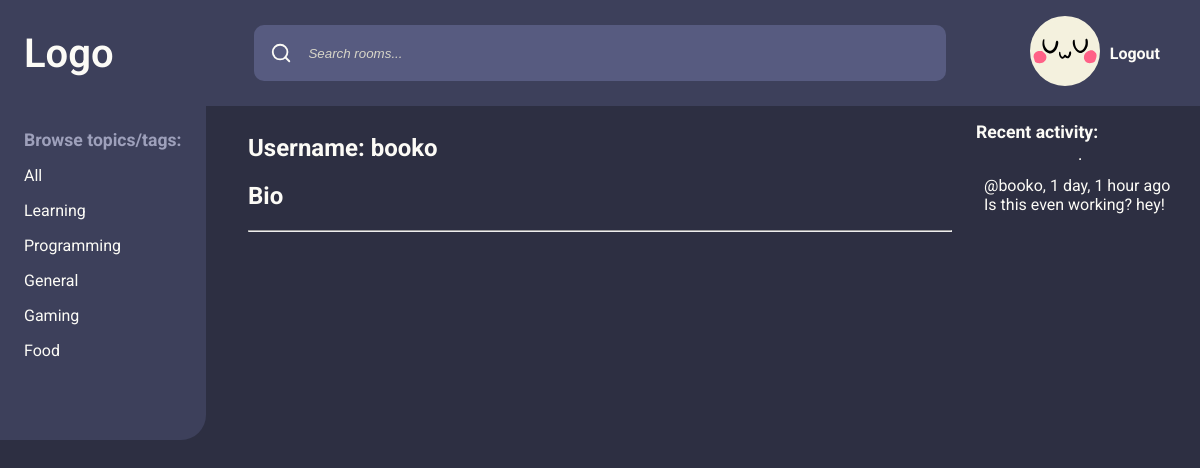
The app's page /user/booko/ (signed in), older data.
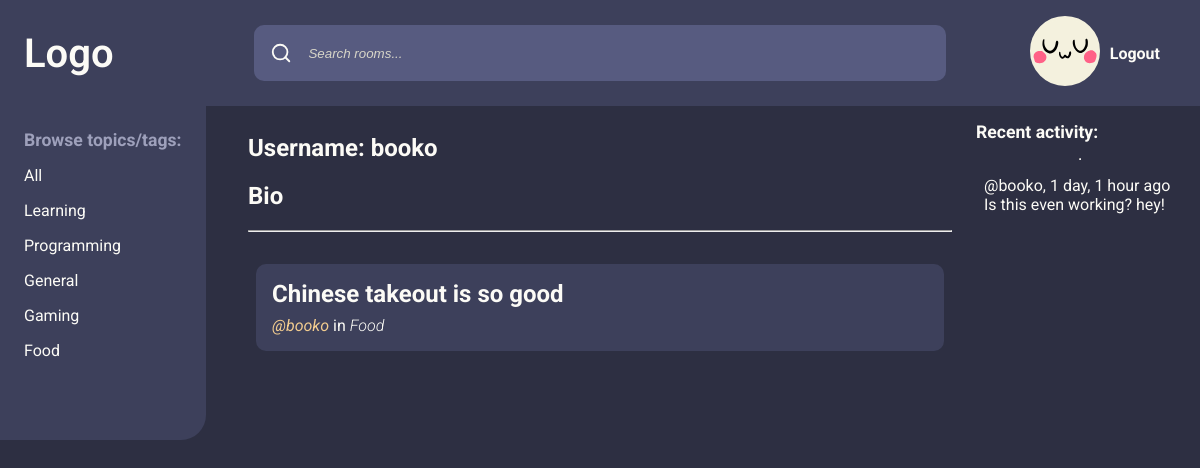
The same page, newer data.
### base/models.py (models this page shows, shortened)
class Topic(models.Model):
    name = models.CharField(max_length=200)

class Message(models.Model):
    user = models.ForeignKey(User, on_delete=models.CASCADE)
    room = models.ForeignKey(Room, on_delete=models.CASCADE)
    body = models.TextField()
    updated = models.DateTimeField(auto_now=True)
    created = models.DateTimeField(auto_now_add=True)
    class Meta:
        ordering: list[str] = ["-updated", "-created"]
    def __str__(self) -> str:
        return self.body[0:50]

class Room(models.Model):
    host = models.ForeignKey(User, on_delete=models.SET_NULL, null=True)
    topic = models.ForeignKey(Topic, on_delete=models.SET_NULL, null=True)
    name = models.CharField(max_length=200)
    description = models.TextField(null=True, blank=True)
    participants = models.ManyToManyField(User, related_name="participants", blank=True)
    updated = models.DateTimeField(auto_now=True)
    created = models.DateTimeField(auto_now_add=True)
    class Meta:
        ordering: list[str] = ["-updated", "-created"]

### base/views.py (the view)
# urls.py: path("user/<str:pk>/", views.userProfile, name="user-profile"),
def userProfile(request: HttpRequest, pk: str):
    user: User = User.objects.get(username=pk)
    if user == None:
        messages.error(
            request,
            f"Can't find username: {pk}. Are you sure you spelled it correctly?",
        )
    rooms = user.room_set.all()
    conversation_messages = user.message_set.all()[0:5]
    topics = Topic.objects.all()[0:5]
    context = {
        "user": user,
        "rooms": rooms,
        "topics": topics,
        "room_messages": conversation_messages,
    }
    return render(request, "base/profile.html", context)

### base/templates/base/profile.html
{% extends "main.html" %}
{% block content %}
    <main class="home">
        {% include "base/topics_component.html" %}
        <article>
            <h1>Username: {{ user }}</h1>
            <h2>Bio</h2>
            <hr />
            {% include "base/feed_component.html" %}
        </article>
        <section>
            {% include "base/activity_component.html" %}
        </section>
    </main>
{% endblock content %}

### base/templates/base/topics_component.html
<nav class="topics">
    <h3>Browse topics/tags:</h3>
    <div class="topic">
        <a href={% url "home" %}>All</a>
    </div>
    {% for topic in topics %}
        <div class="topic">
            <a href={% url "home" %}?q={{ topic.name }}> {{ topic.name }} </a>
        </div>
    {% endfor %}
</nav>

### base/templates/base/feed_component.html (shortened to what this page needs)
<article>
    {% for room in rooms %}
        <div class="room">
            <a href="{% url 'room' room.id %}" class="room-name">{{ room.name }}</a>
            <div class="room-details">
                <div>
                <a href="{% url "user-profile" room.host.username %}"
                   class="user-handle">@{{ room.host.username }}</a>
                <p>
                    in <span class="room-topic">{{ room.topic.name }}</span>
                </p>
            </div>
            </div>
        </div>
    {% endfor %}
</article>

### base/templates/base/activity_component.html (shortened to what this page needs)
<h3>Recent activity:</h3>
<hr />
{% for message in room_messages %}
    <article>
        <span><a href="{% url "user-profile" message.user %}">@{{ message.user }}</a>, {{ message.updated|timesince }} ago</span>
        <p>{{ message.room.name }}</p>
        <p>{{ message }}</p>
    </article>
{% endfor %}

Row changes from the older to the newer data that the page shows:
added Room: name "Chinese takeout is so good", host.username "booko", topic.name "Food"
